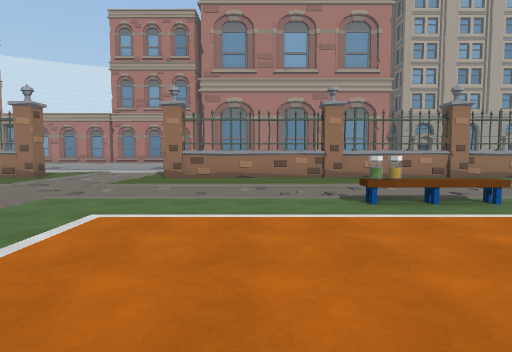
view 1 (above)

20 first-person views from a walk through a scene from a Unity 3-D project. The camera is 1.5 m above the floor, tilts 4° down and sees 75° across. The floor is counted in squares, 2 m on a side. Each view is taken from the middle of a square. On the plan, view 1 faces up. The plan holds only what a view shows up to about 11 squares ahead; the rest is blank. The place goes on beyond the plan. Some animated figures are not drawn. Some surface patterns are stand-ins.

view 2
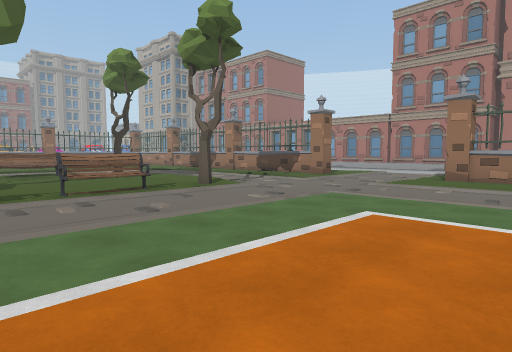

view 3
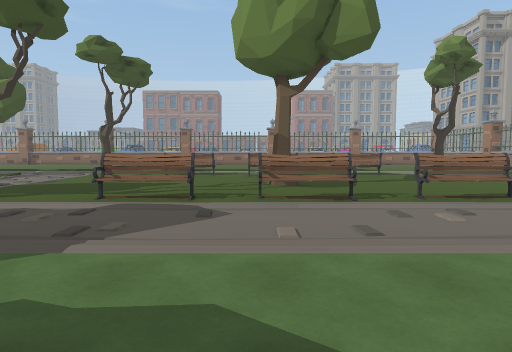

view 4
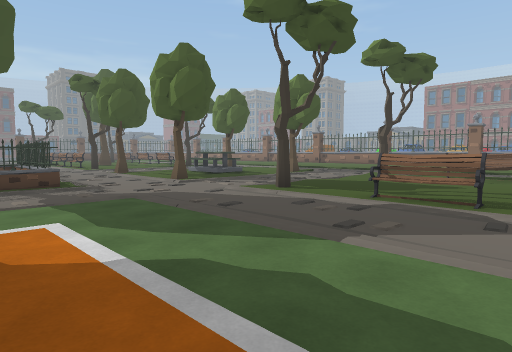

view 5
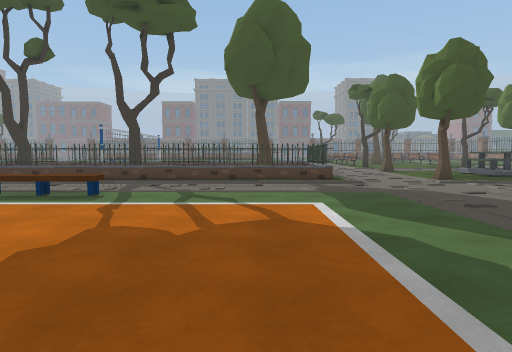

view 6
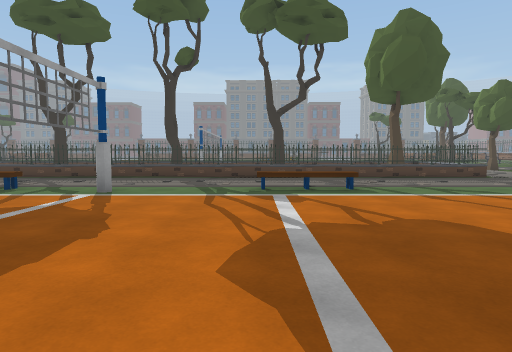

view 7
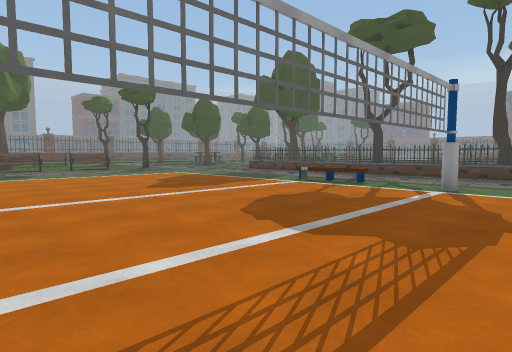

view 8
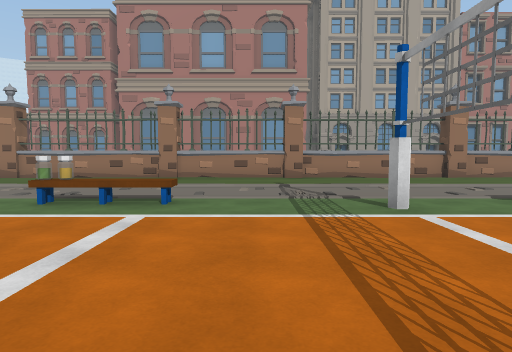

view 9
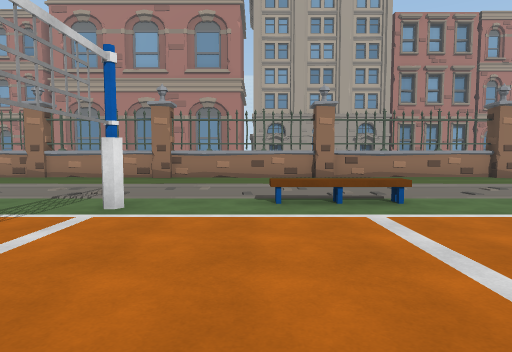

view 10
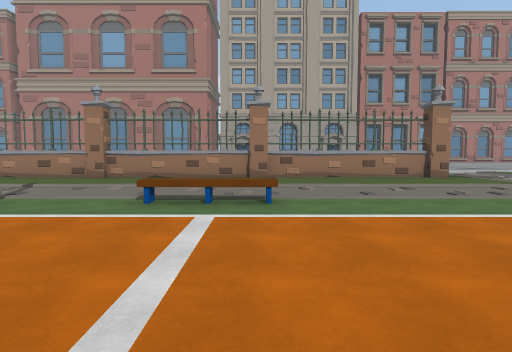

view 11
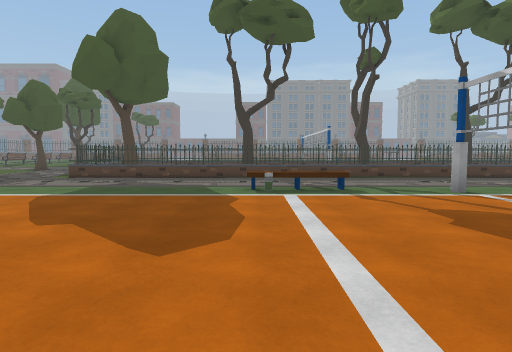

view 12
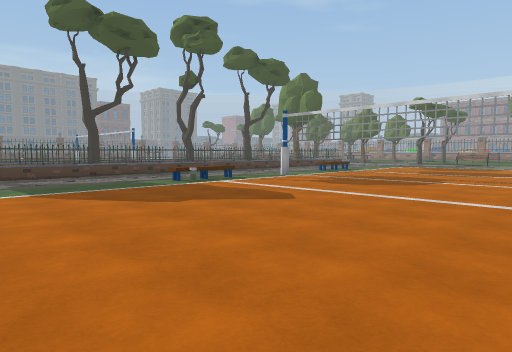

view 13
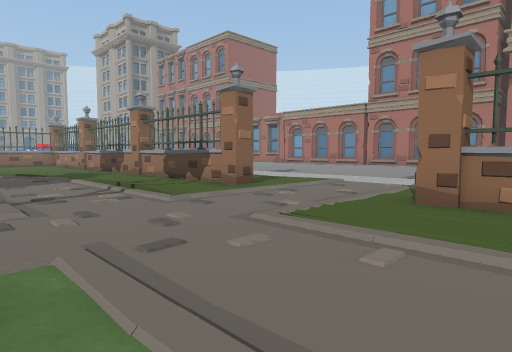

view 14
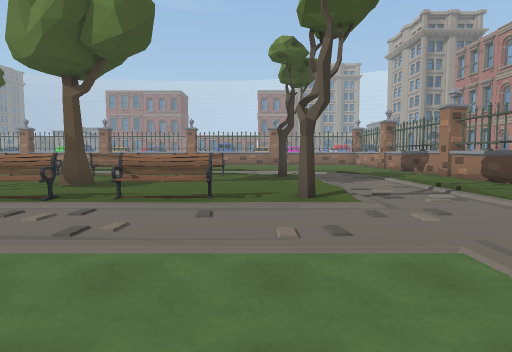

view 15
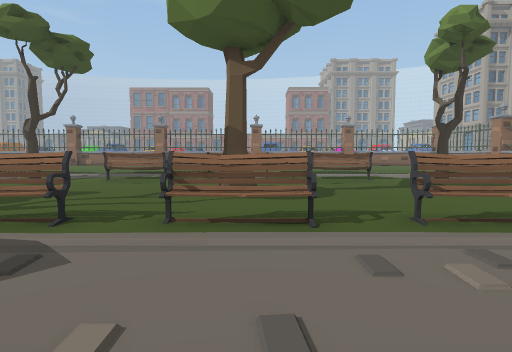

view 16
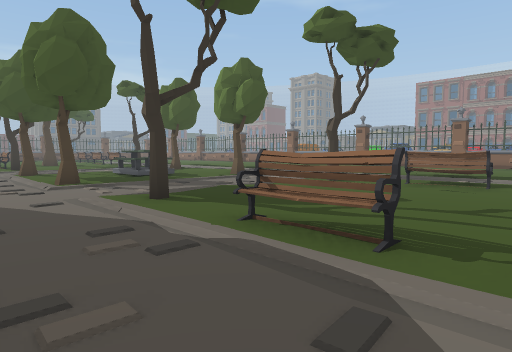

view 17
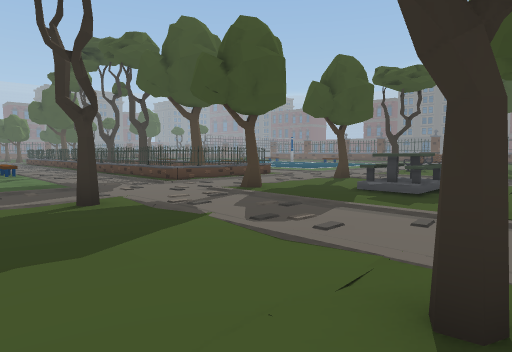

view 18
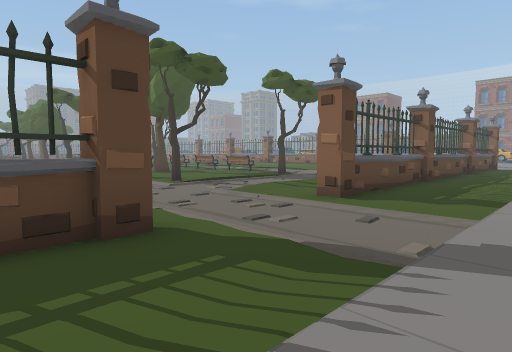

view 19
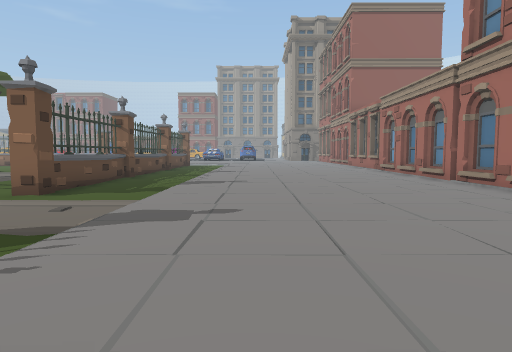

view 20
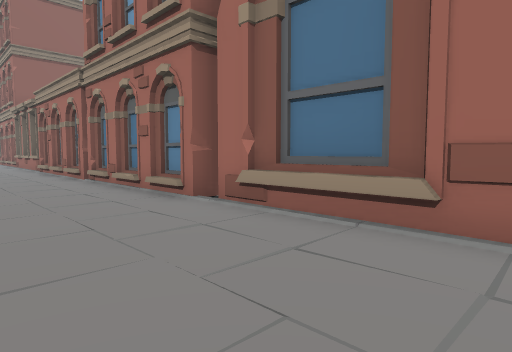

### Floor plan
Key: @ floor where view 1 was taken; # wall or solid block; . main floor; : floor 0.25 m higher than the main floor; / step, stairs or slope; = window, fence, low wall or low ledge; ^ raised ledge; F fence; B bottle; E bench; T tree; A table; O other object.
Columns run from 12 left of view 1 to 16 right of it. Each row starts with its distance up from view 1.
 21  ##     #O####
 20 O/#O#O#O# ^::
 19
 18
 17              :
 16
 15             :
 14            :
 13  //////////
 12 ......./....
 11 ...... .....
 10 F####F...F####F###F####F####F
  9 .............................
  8 .////........................
  7 .../.........................
  6  ............................
  5 T....T........BE...#..EE....
  4 /..........................
  3 E....EE....................
  2 E....E.......................
  1 /.............  .............
  0 E..T.EE.....@  ..............
 -1 E....EE...... ...............
 -2 /....EE......................
 -3 E....E......................
 -4 /...........................
 -5 .............................
 -6 T....T........EEE..#.EEE.....
 -7 .............................
 -8 ............................
 -9 /.....T..#===#####..=########
-10 T.....T..#        =
-11  ..A.....# T   T   T   T    T
-12    A.... # T   T   T   T    T

Positions as (right, up) in squares from view 1, and headings:
1: (0, 0), facing up
2: (0, 0), facing up-left
3: (-1, -1), facing left
4: (-1, -1), facing down-left
5: (-1, 0), facing down
6: (4, 1), facing down
7: (5, 2), facing down-right
8: (5, 0), facing up
9: (9, 0), facing up
10: (11, 0), facing up
11: (11, 1), facing down
12: (16, 2), facing down-left
13: (-1, 5), facing up-left
14: (-1, 4), facing left
15: (-3, 0), facing left
16: (-4, -1), facing down-left
17: (-12, -4), facing down-right
18: (-1, 14), facing down-left
19: (0, 15), facing left
20: (1, 17), facing up-left
